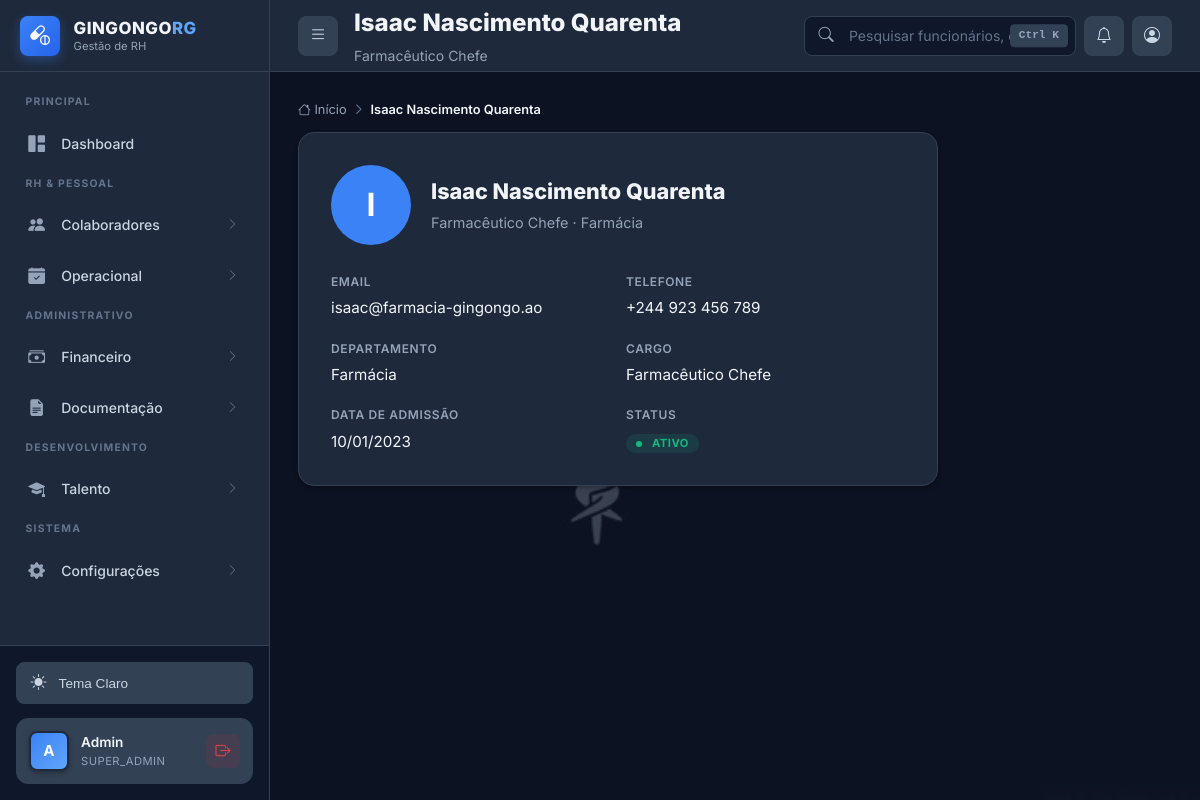
Page /perfil_colaborador.php?id=1 (signed in) on the committed database.
### tables this page shows
CREATE TABLE IF NOT EXISTS funcionarios (
    id INT AUTO_INCREMENT PRIMARY KEY,
    nome_completo VARCHAR(200) NOT NULL,
    bi VARCHAR(30) NOT NULL UNIQUE,
    data_nascimento DATE NOT NULL,
    sexo ENUM('M', 'F', 'Outro') NOT NULL,
    telefone VARCHAR(20),
    email VARCHAR(100),
    endereco TEXT,

     
    departamento_id INT NOT NULL,
    cargo_id INT NOT NULL,
    data_admissao DATE NOT NULL,
    data_demissao DATE NULL,
    tipo_contrato ENUM('Tempo_Indeterminado', 'Tempo_Determinado', 'Estagio', 'Temporario') DEFAULT 'Tempo_Indeterminado',
    status ENUM('ativo', 'ferias', 'afastado', 'demitido') DEFAULT 'ativo',

     
    salario_atual DECIMAL(10, 2) NOT NULL,
    banco VARCHAR(100),
    agencia VARCHAR(20),
    conta VARCHAR(30),
    iban VARCHAR(50) NULL,
    nif_angolano VARCHAR(20) NULL,
    foto VARCHAR(500) NULL,
    
     
    usuario_id INT NULL,
    
     
    created_at TIMESTAMP DEFAULT CURRENT_TIMESTAMP,
    updated_at TIMESTAMP DEFAULT CURRENT_TIMESTAMP ON UPDATE CURRENT_TIMESTAMP,
    
     
    FOREIGN KEY (departamento_id) REFERENCES departamentos(id) ON DELETE RESTRICT,
    FOREIGN KEY (cargo_id) REFERENCES cargos(id) ON DELETE RESTRICT,
    FOREIGN KEY (usuario_id) REFERENCES usuarios(id) ON DELETE SET NULL,
    
     
    INDEX idx_bi (bi),
    INDEX idx_nome (nome_completo),
    INDEX idx_status (status),
    INDEX idx_departamento (departamento_id),
    INDEX idx_cargo (cargo_id),
    INDEX idx_data_admissao (data_admissao)
);

CREATE TABLE IF NOT EXISTS cargos (
    id INT AUTO_INCREMENT PRIMARY KEY,
    nome VARCHAR(100) NOT NULL UNIQUE,
    salario_base DECIMAL(10, 2) NOT NULL,
    descricao TEXT,
    nivel_hierarquico ENUM('operacional', 'tecnico', 'gerencial', 'diretivo') DEFAULT 'operacional',
    requer_certificacao BOOLEAN DEFAULT FALSE,
    ativo BOOLEAN DEFAULT TRUE,
    created_at TIMESTAMP DEFAULT CURRENT_TIMESTAMP,
    updated_at TIMESTAMP DEFAULT CURRENT_TIMESTAMP ON UPDATE CURRENT_TIMESTAMP,
    INDEX idx_ativo (ativo),
    INDEX idx_nivel (nivel_hierarquico)
);

CREATE TABLE IF NOT EXISTS departamentos (
    id INT AUTO_INCREMENT PRIMARY KEY,
    nome VARCHAR(100) NOT NULL UNIQUE,
    descricao TEXT,
    responsavel_id INT NULL,
    ativo BOOLEAN DEFAULT TRUE,
    created_at TIMESTAMP DEFAULT CURRENT_TIMESTAMP,
    updated_at TIMESTAMP DEFAULT CURRENT_TIMESTAMP ON UPDATE CURRENT_TIMESTAMP,
    INDEX idx_ativo (ativo),
    INDEX idx_nome (nome)
);

### public/perfil_colaborador.php (the view, shortened to what this page needs)
<?php
$db = Database::getInstance()->getConnection();
$funcionarioId = (int)($_GET['id'] ?? 0);
try {
    $stmt = $db->prepare("
        SELECT f.id, f.nome_completo, f.email, f.telefone, f.foto,
               f.data_admissao, f.status, f.sexo,
               d.nome as departamento_nome, c.nome as cargo_nome
        FROM funcionarios f
        LEFT JOIN departamentos d ON f.departamento_id = d.id
        LEFT JOIN cargos c ON f.cargo_id = c.id
        WHERE f.id = :id
    ");
    $stmt->execute([':id' => $funcionarioId]);
    $func = $stmt->fetch();
} catch (Exception $e) {
    error_log("Erro ao buscar funcionário: " . $e->getMessage());
    header("Location: portal.php");
    exit;
}
$pageTitle = $func['nome_completo'];
$pageSubtitle = $func['cargo_nome'] ?? 'Colaborador';
?>
<!DOCTYPE html>
<html lang="pt-BR">
<head>
    <link rel="stylesheet" href="https://cdn.jsdelivr.net/npm/bootstrap-icons@1.11.3/font/bootstrap-icons.min.css">
    <link rel="stylesheet" href="css/style-2026.css">
</head>
<body class="dashboard-body">
    <div class="app-wrapper">
        <?php include 'includes/sidebar.php'; ?>
        <div class="main-area" id="mainArea">
            <?php include 'includes/topbar.php'; ?>
            <div class="content-body">
                <nav>
                    <ol class="breadcrumb">
                        <li class="breadcrumb-item"><a href="portal.php"><i class="bi bi-house"></i> Início</a></li>
                        <li class="breadcrumb-item active"><?php echo htmlspecialchars($func['nome_completo']); ?></li>
                    </ol>
                </nav>
                <div class="card" style="max-width: 640px;">
                    <div class="card-body" style="padding: 2rem;">
                        <div style="display: flex; align-items: center; gap: 1.25rem; margin-bottom: 1.5rem;">
                            <?php if (!empty($func['foto']) && file_exists(__DIR__ . '/' . $func['foto'])): ?>
                                <img src="<?php echo htmlspecialchars($func['foto']); ?>" alt="<?php echo htmlspecialchars($func['nome_completo']); ?>"
                                     style="width: 80px; height: 80px; border-radius: 50%; object-fit: cover; border: 3px solid var(--primary-light);">
                            <?php else: ?>
                                <div style="width: 80px; height: 80px; border-radius: 50%; background: var(--primary); color: #fff; display: flex; align-items: center; justify-content: center; font-size: 2rem; font-weight: 700; flex-shrink: 0;">
                                    <?php echo strtoupper(mb_substr($func['nome_completo'], 0, 1)); ?>
                                </div>
                            <?php endif; ?>
                            <div>
                                <h2 style="font-size: 1.35rem; font-weight: 800; margin: 0;"><?php echo htmlspecialchars($func['nome_completo']); ?></h2>
                                <p style="color: var(--text-muted); margin: 0.25rem 0 0; font-size: 0.9rem;">
                                    <?php echo htmlspecialchars($func['cargo_nome'] ?? '—'); ?>
                                    <?php if ($func['departamento_nome']): ?>
                                        · <?php echo htmlspecialchars($func['departamento_nome']); ?>
                                    <?php endif; ?>
                                </p>
                            </div>
                        </div>
                        <div style="display: grid; grid-template-columns: 1fr 1fr; gap: 1rem;">
                            <div>
                                <label style="font-size: 0.75rem; color: var(--text-muted); text-transform: uppercase; letter-spacing: 0.05em; font-weight: 600;">Email</label>
                                <p style="margin: 0.25rem 0 0; font-size: 0.95rem;">
                                    <?php echo htmlspecialchars($func['email'] ?? '—'); ?>
                                </p>
                            </div>
                            <div>
                                <label style="font-size: 0.75rem; color: var(--text-muted); text-transform: uppercase; letter-spacing: 0.05em; font-weight: 600;">Telefone</label>
                                <p style="margin: 0.25rem 0 0; font-size: 0.95rem;">
                                    <?php echo htmlspecialchars($func['telefone'] ?? '—'); ?>
                                </p>
                            </div>
                            <div>
                                <label style="font-size: 0.75rem; color: var(--text-muted); text-transform: uppercase; letter-spacing: 0.05em; font-weight: 600;">Departamento</label>
                                <p style="margin: 0.25rem 0 0; font-size: 0.95rem;">
                                    <?php echo htmlspecialchars($func['departamento_nome'] ?? '—'); ?>
                                </p>
                            </div>
                            <div>
                                <label style="font-size: 0.75rem; color: var(--text-muted); text-transform: uppercase; letter-spacing: 0.05em; font-weight: 600;">Cargo</label>
                                <p style="margin: 0.25rem 0 0; font-size: 0.95rem;">
                                    <?php echo htmlspecialchars($func['cargo_nome'] ?? '—'); ?>
                                </p>
                            </div>
                            <div>
                                <label style="font-size: 0.75rem; color: var(--text-muted); text-transform: uppercase; letter-spacing: 0.05em; font-weight: 600;">Data de Admissão</label>
                                <p style="margin: 0.25rem 0 0; font-size: 0.95rem;">
                                    <?php echo !empty($func['data_admissao']) ? date('d/m/Y', strtotime($func['data_admissao'])) : '—'; ?>
                                </p>
                            </div>
                            <div>
                                <label style="font-size: 0.75rem; color: var(--text-muted); text-transform: uppercase; letter-spacing: 0.05em; font-weight: 600;">Status</label>
                                <p style="margin: 0.25rem 0 0; font-size: 0.95rem;">
                                    <?php
                                    $statusClass = match($func['status'] ?? '') {
                                        'ativo' => 'badge-success',
                                        'ferias' => 'badge-warning',
                                        'afastado' => 'badge-info',
                                        'demitido' => 'badge-danger',
                                        default => 'badge-neutral'
                                    };
                                    ?>
                                    <span class="badge <?php echo $statusClass; ?>">
                                        <span class="badge-dot"></span>
                                        <?php echo htmlspecialchars(ucfirst($func['status'] ?? '—')); ?>
                                    </span>
                                </p>
                            </div>
                        </div>
                    </div>
                </div>
            </div>
        </div>
    </div>
</body>
</html>

### public/includes/topbar.php (shortened to what this page needs)
<?php
$__topbarUserId = $user['id'] ?? ($_SESSION['user_id'] ?? null);
$__topbarFoto = null;
if ($__topbarUserId) {
    try {
        $__pdo = \App\Database\Database::getInstance()->getConnection();
        $__s = $__pdo->prepare("SELECT COALESCE(f.foto, u.foto) FROM usuarios u LEFT JOIN funcionarios f ON f.usuario_id = u.id WHERE u.id = :u AND COALESCE(f.foto, u.foto) IS NOT NULL LIMIT 1");
        $__s->execute([':u' => $__topbarUserId]);
        $__topbarFoto = $__s->fetchColumn() ?: null;
    } catch (\Throwable $e) { $__topbarFoto = null; }
}
?>
<header class="topbar">
    <div class="topbar-left">
        <button class="menu-toggle" id="menuToggle" title="Menu">
            <i class="bi bi-list"></i>
        </button>
        <div>
            <h1 class="page-title"><?php echo htmlspecialchars($pageTitle); ?></h1>
            <?php if ($pageSubtitle): ?>
                <p class="page-subtitle"><?php echo htmlspecialchars($pageSubtitle); ?></p>
            <?php endif; ?>
        </div>
    </div>
    <div class="topbar-right">
        <div class="global-search">
            <input type="text"
                   class="global-search-input"
                   id="globalSearchInput"
                   placeholder="Pesquisar funcionários, departamentos..."
                   autocomplete="off">
            <span class="global-search-shortcut">Ctrl K</span>
        </div>
        <div id="notificationsBtn" class="action-btn" title="Notificações">
            <i class="bi bi-bell"></i>
        </div>
        <div id="profileBtn" class="action-btn" title="Perfil" style="position:relative;">
            <?php if ($__topbarFoto && file_exists(__DIR__ . '/../' . $__topbarFoto)): ?>
                <img src="<?php echo htmlspecialchars($__topbarFoto . '?v=' . filemtime(__DIR__ . '/../' . $__topbarFoto)); ?>" alt="Perfil" style="width: 28px; height: 28px; border-radius: 50%; object-fit: cover; border: 2px solid var(--primary-light);">
            <?php else: ?>
                <i class="bi bi-person-circle"></i>
            <?php endif; ?>
        </div>
    </div>
</header>

### rows in the picture
funcionarios: nome_completo "Isaac Nascimento Quarenta", cargo.nome "Farmacêutico Chefe", nome_completo "I", departamento.nome "Farmácia", email "isaac@farmacia-gingongo.ao", telefone "+244 923 456 789", data_admissao "10/01/2023", status "ATIVO"

### other values in the picture
substr($user['username'], 0, 1) "A"
$user['username'] "Admin"
$user['role'] "SUPER_ADMIN"
